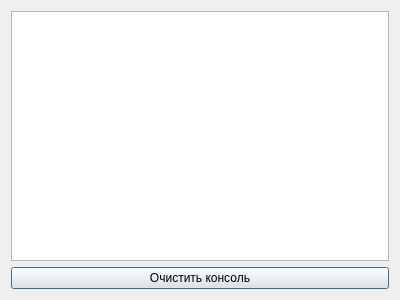
<?xml version="1.0" encoding="UTF-8"?>
<ui version="4.0">
 <class>Console</class>
 <widget class="QDialog" name="Console">
  <property name="geometry">
   <rect>
    <x>0</x>
    <y>0</y>
    <width>400</width>
    <height>300</height>
   </rect>
  </property>
  <property name="windowTitle">
   <string>Консоль вывода</string>
  </property>
  <layout class="QVBoxLayout" name="verticalLayout">
   <item>
    <widget class="QTextEdit" name="console"/>
   </item>
   <item>
    <widget class="QPushButton" name="clear">
     <property name="text">
      <string>Очистить консоль</string>
     </property>
    </widget>
   </item>
  </layout>
 </widget>
 <resources/>
 <connections/>
</ui>
